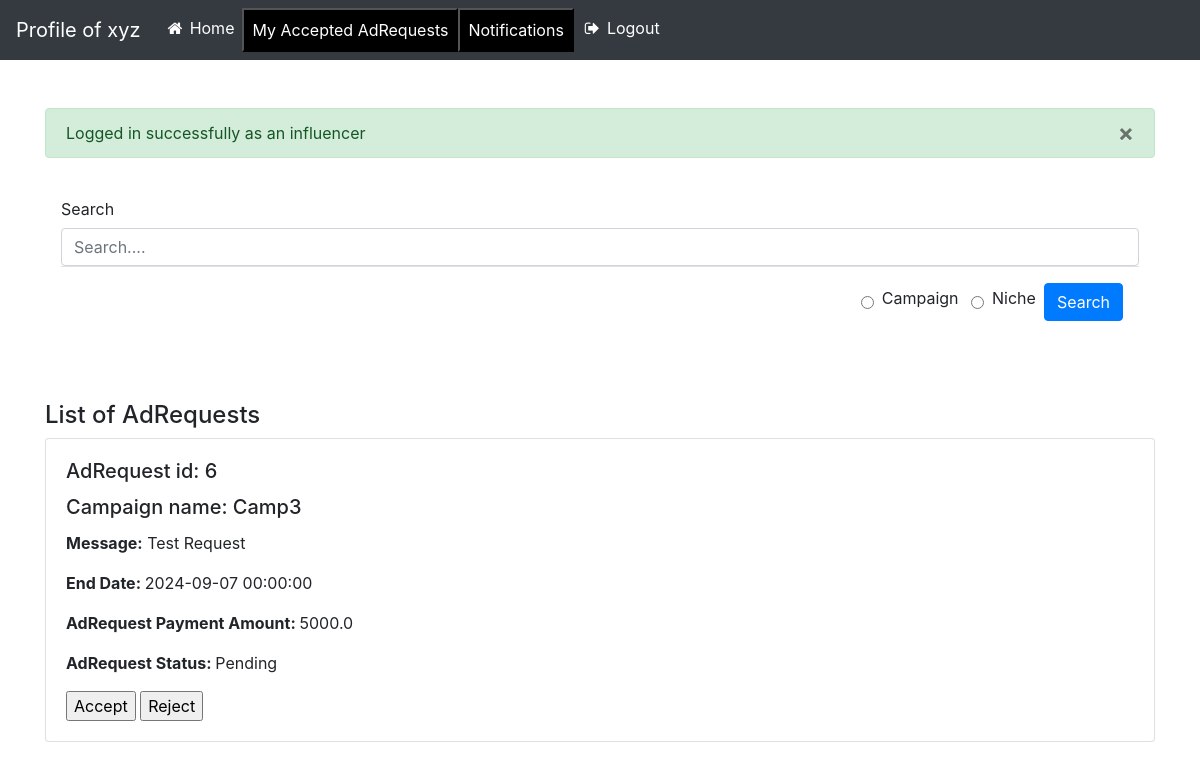
/influencer_dashboard (signed in), run on the app's committed database.
### backend/models.py (models this page shows)
class User(db.Model, UserMixin):
    __tablename__ = 'user'
    id = db.Column(db.Integer, primary_key=True)
    sponsor_id = db.Column(db.Integer, db.ForeignKey('user.id'), nullable=True)
    username = db.Column(db.String(20), unique=True, nullable=False)
    email = db.Column(db.String(120), unique=True, nullable=False)
    password = db.Column(db.String(60), nullable=False)
    role = db.Column(db.String(10), nullable=False)  # 'admin', 'sponsor', 'influencer'
    industry = db.Column(db.String(20), nullable=True)
    category = db.Column(db.String(20), nullable=True)
    facebook = db.Column(db.Boolean, nullable=True, default=False)
    twitter = db.Column(db.Boolean, nullable=True, default=False)
    instagram = db.Column(db.Boolean, nullable=True, default=False)
    youtube = db.Column(db.Boolean, nullable=True, default=False)
    total_reach = db.Column(db.Integer, nullable=True, default=0)
    flag = db.Column(db.Boolean, nullable=True, default=False)
    influencer = db.relationship('User', remote_side=[id], backref='followers', lazy=True)
    campaigns = db.relationship('Campaign',cascade="all,delete", backref='sponsor', lazy=True)
    ad_requests = db.relationship('AdRequest',cascade="all,delete", backref='influencer', lazy=True)

class Campaign(db.Model):
    __tablename__ = 'campaign'
    id = db.Column(db.Integer, primary_key=True)
    name = db.Column(db.String(100), nullable=False)
    description = db.Column(db.Text, nullable=False)
    niche = db.Column(db.String(20), nullable=False)
    start_date = db.Column(db.DateTime, nullable=False, default=datetime.utcnow)
    updated_date = db.Column(db.DateTime, nullable=False, default=datetime.utcnow)
    end_date = db.Column(db.DateTime, nullable=False)
    budget = db.Column(db.Float, nullable=False)
    visibility = db.Column(db.String(10), nullable=False)  # 'public', 'private'
    goals = db.Column(db.Text, nullable=False)
    sponsor_id = db.Column(db.Integer, db.ForeignKey('user.id'), nullable=False)
    ad_requests = db.relationship('AdRequest', cascade="all,delete", backref='campaign', lazy=True)

class AdRequest(db.Model):
    __tablename__ = 'ad_request'
    id = db.Column(db.Integer, primary_key=True)
    campaign_id = db.Column(db.Integer, db.ForeignKey('campaign.id'), nullable=False)
    influencer_id = db.Column(db.Integer, db.ForeignKey('user.id'), nullable=False)
    messages = db.Column(db.Text, nullable=True)
    requirements = db.Column(db.Text, nullable=False)
    payment_amount = db.Column(db.Float, nullable=False)
    status = db.Column(db.String(10), nullable=False, default='Pending')  # 'Pending', 'Accepted', 'Rejected'
    request_type = db.Column(db.String(50)) #sus
    requests = db.relationship('Request',cascade="all,delete", backref='ad_request', lazy=True)

### backend/authentication.py (the view)
@authentication.route("/influencer_dashboard", methods=["GET", "POST"])
@login_required
def influencer_dashboard():
    if current_user.role == "influencer":
        ad_data = []
        ad_requests = AdRequest.query.all()
        for ad_request in ad_requests:
            campaign = Campaign.query.filter_by(id = ad_request.campaign_id).first()
            if campaign.visibility != "Private":
                ad_data.append(
                    {
                        'campaign_name': campaign.name,
                        'messages': ad_request.messages,
                        'End_Date': campaign.end_date,
                        'payment_amount': ad_request.payment_amount,
                        'status': ad_request.status,
                        "id": ad_request.id,
                        "request_type": ad_request.request_type
                    }
                )
        flash('Logged in successfully as an influencer', category='success')
        return render_template("influencer_dashboard.html", username = current_user.username, ad_requests = ad_data)
    else:
        return redirect(url_for('authentication.user_login'))

### app.py (called while the page is built)
def init_app():
    app = Flask(__name__) #object of Flask
    app.config["SECRET_KEY"] = "secret"
    from backend.controllers import controllers
    from backend.authentication import authentication
    login_manager = LoginManager()
    login_manager.login_view = 'authentication.user_login'
    login_manager.init_app(app)
    @login_manager.user_loader
    def load_user(user_id):
        return User.query.get(int(user_id))
    app.register_blueprint(controllers, url_prefix="/")
    app.register_blueprint(authentication, url_prefix="/")
    app.debug = True
    app.config["SQLALCHEMY_DATABASE_URI"]="sqlite:///application.sqlite3"
    app.app_context().push() #Direct access app by other modules(db, authentication)
    db.init_app(app) #object.method(<parameter>)
    print("Application has started....")
    return app

### templates/influencer_dashboard.html (shortened to what this page needs)
<!DOCTYPE html>
<html lang="en">
  <head>
    <link
      rel="stylesheet"
      href="https://cdnjs.cloudflare.com/ajax/libs/font-awesome/4.7.0/css/font-awesome.min.css" />
    <link
      rel="stylesheet"
      href="https://stackpath.bootstrapcdn.com/bootstrap/4.3.1/css/bootstrap.min.css" />
  </head>
  <body>
    <nav class="navbar navbar-expand-lg navbar-dark bg-dark">
      <a class="navbar-brand" href="{{ url_for("authentication.influencer_dashboard") }}"> Profile of {{ username }}</a>
      <div class="collapse navbar-collapse" id="navbarNav">
        <ul class="navbar-nav mr-auto">
          <li class="nav-item active">
            <a class="nav-link" href="{{ url_for('authentication.influencer_dashboard') }}"
              ><i class="fa fa-fw fa-home"></i> Home</a
            >
            </li>
            <li class="nav-item">
              <form action="{{ url_for('authentication.my_ad_request') }}" method="POST" style="display:inline;">
                  <input type="submit" value="My Accepted AdRequests" class="nav-link" style="background-color: black; color: white;">
              </form>
            </li>
            <li class="nav-item">
              <form action="{{ url_for('authentication.influencer_notifications') }}" method="POST" style="display:inline;">
                  <input type="submit" value="Notifications" class="nav-link" style="background-color: black; color: white;">
              </form>
            </li>
            <li class="nav-item">
            <a class="nav-link" href="{{ url_for('authentication.user_logout') }}"><i class="fa fa-fw fa-sign-out"></i> Logout</a>
          </li>
        </ul>
      </div>
    </nav>
    <div class="container mt-5">
       {% with messages = get_flashed_messages(with_categories=true) %}
            {% if messages %}
                <div class="flashes">
                    {% for category, message in messages %}
                        <div class="alert alert-{{ category }}">
                            {{ message }}
                            <button type="button" class="close" data-dismiss="alert" aria-label="Close">
                            <span aria-hidden="true">&times;</span>
                            </button>
                        </div>
                    {% endfor %}
                </div>
            {% endif %}
        {% endwith %}
        <div class="modal-body">
                <form action="{{ url_for('authentication.influencer_search') }}" method="POST">
                    <label for="title" class="col-form-label">Search</label>
                    <input type="text" class="form-control" id="search" name="search" placeholder="Search...." required>
                    <div class="modal-footer">
                      <input type="radio" id="campaign" name="radio" value="campaign">
                      <label for="campaign">Campaign</label> &nbsp;
                      <input type="radio" id="niche" name="radio" value="niche">
                      <label for="niche">Niche</label>
                      <button type="submit" class="btn btn-primary">Search</button>
                    </div>
                </form>
          </div> <br><br>
        <div id = "container1">
          <h4>List of AdRequests</h4>
          {% for ad_request in ad_requests %}
          {% if ad_request.request_type == "sponsor-to-influencer" %}
              <div class="card">
                <div class="card-body">
                  <h5 class="card-title">AdRequest id: {{ ad_request.id }}</h5>
                  <h5 class="card-title">Campaign name: {{ ad_request.campaign_name }}</h5>
                  <p class="card-text"><strong>Message:</strong> {{ ad_request.messages }}</p>
                  <p class="card-text"><strong>End Date: </strong>{{ ad_request.End_Date }}</p>
                  <p class="card-text"><strong>AdRequest Payment Amount: </strong>{{ ad_request.payment_amount }}</p>
                  <p class="card-text"><strong>AdRequest Status: </strong>{{ ad_request.status }}</p>
                     <form action="{{ url_for('authentication.accept_ad_request', ad_request_id = ad_request.id) }}" method="POST" style="display:inline;">
                      <input type="submit" value="Accept">
                    </form>
                    <form action="{{ url_for('authentication.reject_ad_request', ad_request_id = ad_request.id) }}" method="POST" style="display:inline;">
                      <input type="submit" value="Reject">
                    </form>
                </div>
              </div>
          {% endif %}
          {% endfor %}
        </div> <br>
      </div>
  </body>
</html>

### templates/influencer_dashboard.html (style rules this page uses)
.navbar-nav .nav-item .nav-link { color: white; }

### data on the page
User: username "xyz"
Campaign: campaign_name "Camp3", End_Date "2024-09-07 00:00:00"
AdRequest: messages "Test Request", payment_amount "5000.0", status "Pending"

### other printed values
{{ message }} "Logged in successfully as an influencer"
{{ ad_request.id }} "6"
